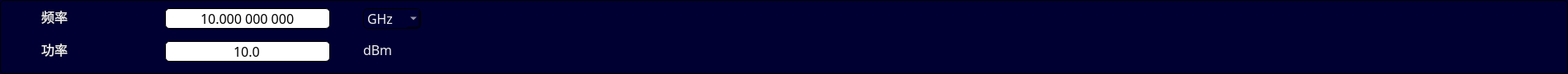
   <widget class="QWidget" name="wdt_freq_ampl" native="true">
    <property name="geometry">
     <rect>
      <x>10</x>
      <y>50</y>
      <width>1900</width>
      <height>90</height>
     </rect>
    </property>
    <property name="font">
     <font>
      <family>微软雅黑</family>
      <pointsize>12</pointsize>
     </font>
    </property>
    <property name="styleSheet">
     <string notr="true">QWidget {
	background-color: rgb(0, 0, 50);  /* 设置背景颜色 */
	border: 0.5px solid rgb(0, 0, 0); /* 设置边框样式 */
	color:rgb(240, 240, 240);
	border-radius:5px;
}</string>
    </property>
    <widget class="QLabel" name="lb_point_ampl">
     <property name="geometry">
      <rect>
       <x>50</x>
       <y>50</y>
       <width>100</width>
       <height>20</height>
      </rect>
     </property>
     <property name="palette">
      <palette>
       <active>
        <colorrole role="WindowText">
         <brush brushstyle="SolidPattern">
          <color alpha="255">
           <red>240</red>
           <green>240</green>
           <blue>240</blue>
          </color>
         </brush>
        </colorrole>
        <colorrole role="Button">
         <brush brushstyle="SolidPattern">
          <color alpha="255">
           <red>0</red>
           <green>0</green>
           <blue>50</blue>
          </color>
         </brush>
        </colorrole>
        <colorrole role="Text">
         <brush brushstyle="SolidPattern">
          <color alpha="255">
           <red>240</red>
           <green>240</green>
           <blue>240</blue>
          </color>
         </brush>
        </colorrole>
        <colorrole role="ButtonText">
         <brush brushstyle="SolidPattern">
          <color alpha="255">
           <red>240</red>
           <green>240</green>
           <blue>240</blue>
          </color>
         </brush>
        </colorrole>
        <colorrole role="Base">
         <brush brushstyle="SolidPattern">
          <color alpha="255">
           <red>0</red>
           <green>0</green>
           <blue>50</blue>
          </color>
         </brush>
        </colorrole>
        <colorrole role="Window">
         <brush brushstyle="SolidPattern">
          <color alpha="255">
           <red>0</red>
           <green>0</green>
           <blue>50</blue>
          </color>
         </brush>
        </colorrole>
        <colorrole role="PlaceholderText">
         <brush brushstyle="SolidPattern">
          <color alpha="128">
           <red>255</red>
           <green>255</green>
           <blue>255</blue>
          </color>
         </brush>
        </colorrole>
       </active>
       <inactive>
        <colorrole role="WindowText">
         <brush brushstyle="SolidPattern">
          <color alpha="255">
           <red>240</red>
           <green>240</green>
           <blue>240</blue>
          </color>
         </brush>
        </colorrole>
        <colorrole role="Button">
         <brush brushstyle="SolidPattern">
          <color alpha="255">
           <red>0</red>
           <green>0</green>
           <blue>50</blue>
          </color>
         </brush>
        </colorrole>
        <colorrole role="Text">
         <brush brushstyle="SolidPattern">
          <color alpha="255">
           <red>240</red>
           <green>240</green>
           <blue>240</blue>
          </color>
         </brush>
        </colorrole>
        <colorrole role="ButtonText">
         <brush brushstyle="SolidPattern">
          <color alpha="255">
           <red>240</red>
           <green>240</green>
           <blue>240</blue>
          </color>
         </brush>
        </colorrole>
        <colorrole role="Base">
         <brush brushstyle="SolidPattern">
          <color alpha="255">
           <red>0</red>
           <green>0</green>
           <blue>50</blue>
          </color>
         </brush>
        </colorrole>
        <colorrole role="Window">
         <brush brushstyle="SolidPattern">
          <color alpha="255">
           <red>0</red>
           <green>0</green>
           <blue>50</blue>
          </color>
         </brush>
        </colorrole>
        <colorrole role="PlaceholderText">
         <brush brushstyle="SolidPattern">
          <color alpha="128">
           <red>255</red>
           <green>255</green>
           <blue>255</blue>
          </color>
         </brush>
        </colorrole>
       </inactive>
       <disabled>
        <colorrole role="WindowText">
         <brush brushstyle="SolidPattern">
          <color alpha="255">
           <red>240</red>
           <green>240</green>
           <blue>240</blue>
          </color>
         </brush>
        </colorrole>
        <colorrole role="Button">
         <brush brushstyle="SolidPattern">
          <color alpha="255">
           <red>0</red>
           <green>0</green>
           <blue>50</blue>
          </color>
         </brush>
        </colorrole>
        <colorrole role="Text">
         <brush brushstyle="SolidPattern">
          <color alpha="255">
           <red>240</red>
           <green>240</green>
           <blue>240</blue>
          </color>
         </brush>
        </colorrole>
        <colorrole role="ButtonText">
         <brush brushstyle="SolidPattern">
          <color alpha="255">
           <red>240</red>
           <green>240</green>
           <blue>240</blue>
          </color>
         </brush>
        </colorrole>
        <colorrole role="Base">
         <brush brushstyle="SolidPattern">
          <color alpha="255">
           <red>0</red>
           <green>0</green>
           <blue>50</blue>
          </color>
         </brush>
        </colorrole>
        <colorrole role="Window">
         <brush brushstyle="SolidPattern">
          <color alpha="255">
           <red>0</red>
           <green>0</green>
           <blue>50</blue>
          </color>
         </brush>
        </colorrole>
        <colorrole role="PlaceholderText">
         <brush brushstyle="SolidPattern">
          <color alpha="128">
           <red>0</red>
           <green>0</green>
           <blue>0</blue>
          </color>
         </brush>
        </colorrole>
       </disabled>
      </palette>
     </property>
     <property name="font">
      <font>
       <family>微软雅黑</family>
       <pointsize>12</pointsize>
      </font>
     </property>
     <property name="styleSheet">
      <string notr="true">QLabel {
	border: none; /* 设置边框样式 */
}</string>
     </property>
     <property name="text">
      <string>功率</string>
     </property>
    </widget>
    <widget class="QLineEdit" name="line_point_freq">
     <property name="geometry">
      <rect>
       <x>200</x>
       <y>10</y>
       <width>200</width>
       <height>25</height>
      </rect>
     </property>
     <property name="font">
      <font>
       <family>微软雅黑</family>
       <pointsize>12</pointsize>
      </font>
     </property>
     <property name="styleSheet">
      <string notr="true">QLineEdit
{
	background:rgb(255, 255, 255);
	color:rgb(0, 0, 0);
}</string>
     </property>
     <property name="text">
      <string>10.000 000 000</string>
     </property>
     <property name="alignment">
      <set>Qt::AlignCenter</set>
     </property>
    </widget>
    <widget class="QLineEdit" name="line_point_ampl">
     <property name="geometry">
      <rect>
       <x>200</x>
       <y>50</y>
       <width>200</width>
       <height>25</height>
      </rect>
     </property>
     <property name="font">
      <font>
       <family>微软雅黑</family>
       <pointsize>12</pointsize>
      </font>
     </property>
     <property name="styleSheet">
      <string notr="true">QLineEdit
{
	background:rgb(255, 255, 255);
	color:rgb(0, 0, 0);
}</string>
     </property>
     <property name="text">
      <string>10.0</string>
     </property>
     <property name="alignment">
      <set>Qt::AlignCenter</set>
     </property>
    </widget>
    <widget class="QComboBox" name="unit_point_freq">
     <property name="geometry">
      <rect>
       <x>440</x>
       <y>10</y>
       <width>70</width>
       <height>25</height>
      </rect>
     </property>
     <property name="font">
      <font>
       <family>微软雅黑</family>
       <pointsize>12</pointsize>
      </font>
     </property>
     <property name="styleSheet">
      <string notr="true"/>
     </property>
     <item>
      <property name="text">
       <string>GHz</string>
      </property>
     </item>
     <item>
      <property name="text">
       <string>MHz</string>
      </property>
     </item>
     <item>
      <property name="text">
       <string>KHz</string>
      </property>
     </item>
     <item>
      <property name="text">
       <string>Hz</string>
      </property>
     </item>
    </widget>
    <widget class="QLabel" name="unit_point_ampl">
     <property name="geometry">
      <rect>
       <x>440</x>
       <y>50</y>
       <width>100</width>
       <height>20</height>
      </rect>
     </property>
     <property name="palette">
      <palette>
       <active>
        <colorrole role="WindowText">
         <brush brushstyle="SolidPattern">
          <color alpha="255">
           <red>240</red>
           <green>240</green>
           <blue>240</blue>
          </color>
         </brush>
        </colorrole>
        <colorrole role="Button">
         <brush brushstyle="SolidPattern">
          <color alpha="255">
           <red>0</red>
           <green>0</green>
           <blue>50</blue>
          </color>
         </brush>
        </colorrole>
        <colorrole role="Text">
         <brush brushstyle="SolidPattern">
          <color alpha="255">
           <red>240</red>
           <green>240</green>
           <blue>240</blue>
          </color>
         </brush>
        </colorrole>
        <colorrole role="ButtonText">
         <brush brushstyle="SolidPattern">
          <color alpha="255">
           <red>240</red>
           <green>240</green>
           <blue>240</blue>
          </color>
         </brush>
        </colorrole>
        <colorrole role="Base">
         <brush brushstyle="SolidPattern">
          <color alpha="255">
           <red>0</red>
           <green>0</green>
           <blue>50</blue>
          </color>
         </brush>
        </colorrole>
        <colorrole role="Window">
         <brush brushstyle="SolidPattern">
          <color alpha="255">
           <red>0</red>
           <green>0</green>
           <blue>50</blue>
          </color>
         </brush>
        </colorrole>
        <colorrole role="PlaceholderText">
         <brush brushstyle="SolidPattern">
          <color alpha="128">
           <red>255</red>
           <green>255</green>
           <blue>255</blue>
          </color>
         </brush>
        </colorrole>
       </active>
       <inactive>
        <colorrole role="WindowText">
         <brush brushstyle="SolidPattern">
          <color alpha="255">
           <red>240</red>
           <green>240</green>
           <blue>240</blue>
          </color>
         </brush>
        </colorrole>
        <colorrole role="Button">
         <brush brushstyle="SolidPattern">
          <color alpha="255">
           <red>0</red>
           <green>0</green>
           <blue>50</blue>
          </color>
         </brush>
        </colorrole>
        <colorrole role="Text">
         <brush brushstyle="SolidPattern">
          <color alpha="255">
           <red>240</red>
           <green>240</green>
           <blue>240</blue>
          </color>
         </brush>
        </colorrole>
        <colorrole role="ButtonText">
         <brush brushstyle="SolidPattern">
          <color alpha="255">
           <red>240</red>
           <green>240</green>
           <blue>240</blue>
          </color>
         </brush>
        </colorrole>
        <colorrole role="Base">
         <brush brushstyle="SolidPattern">
          <color alpha="255">
           <red>0</red>
           <green>0</green>
           <blue>50</blue>
          </color>
         </brush>
        </colorrole>
        <colorrole role="Window">
         <brush brushstyle="SolidPattern">
          <color alpha="255">
           <red>0</red>
           <green>0</green>
           <blue>50</blue>
          </color>
         </brush>
        </colorrole>
        <colorrole role="PlaceholderText">
         <brush brushstyle="SolidPattern">
          <color alpha="128">
           <red>255</red>
           <green>255</green>
           <blue>255</blue>
          </color>
         </brush>
        </colorrole>
       </inactive>
       <disabled>
        <colorrole role="WindowText">
         <brush brushstyle="SolidPattern">
          <color alpha="255">
           <red>240</red>
           <green>240</green>
           <blue>240</blue>
          </color>
         </brush>
        </colorrole>
        <colorrole role="Button">
         <brush brushstyle="SolidPattern">
          <color alpha="255">
           <red>0</red>
           <green>0</green>
           <blue>50</blue>
          </color>
         </brush>
        </colorrole>
        <colorrole role="Text">
         <brush brushstyle="SolidPattern">
          <color alpha="255">
           <red>240</red>
           <green>240</green>
           <blue>240</blue>
          </color>
         </brush>
        </colorrole>
        <colorrole role="ButtonText">
         <brush brushstyle="SolidPattern">
          <color alpha="255">
           <red>240</red>
           <green>240</green>
           <blue>240</blue>
          </color>
         </brush>
        </colorrole>
        <colorrole role="Base">
         <brush brushstyle="SolidPattern">
          <color alpha="255">
           <red>0</red>
           <green>0</green>
           <blue>50</blue>
          </color>
         </brush>
        </colorrole>
        <colorrole role="Window">
         <brush brushstyle="SolidPattern">
          <color alpha="255">
           <red>0</red>
           <green>0</green>
           <blue>50</blue>
          </color>
         </brush>
        </colorrole>
        <colorrole role="PlaceholderText">
         <brush brushstyle="SolidPattern">
          <color alpha="128">
           <red>0</red>
           <green>0</green>
           <blue>0</blue>
          </color>
         </brush>
        </colorrole>
       </disabled>
      </palette>
     </property>
     <property name="font">
      <font>
       <family>微软雅黑</family>
       <pointsize>12</pointsize>
      </font>
     </property>
     <property name="styleSheet">
      <string notr="true">QLabel {
	border: none; /* 设置边框样式 */
}</string>
     </property>
     <property name="text">
      <string>dBm</string>
     </property>
    </widget>
    <widget class="QLabel" name="lb_point_freq">
     <property name="geometry">
      <rect>
       <x>50</x>
       <y>10</y>
       <width>100</width>
       <height>20</height>
      </rect>
     </property>
     <property name="palette">
      <palette>
       <active>
        <colorrole role="WindowText">
         <brush brushstyle="SolidPattern">
          <color alpha="255">
           <red>240</red>
           <green>240</green>
           <blue>240</blue>
          </color>
         </brush>
        </colorrole>
        <colorrole role="Button">
         <brush brushstyle="SolidPattern">
          <color alpha="255">
           <red>0</red>
           <green>0</green>
           <blue>50</blue>
          </color>
         </brush>
        </colorrole>
        <colorrole role="Text">
         <brush brushstyle="SolidPattern">
          <color alpha="255">
           <red>240</red>
           <green>240</green>
           <blue>240</blue>
          </color>
         </brush>
        </colorrole>
        <colorrole role="ButtonText">
         <brush brushstyle="SolidPattern">
          <color alpha="255">
           <red>240</red>
           <green>240</green>
           <blue>240</blue>
          </color>
         </brush>
        </colorrole>
        <colorrole role="Base">
         <brush brushstyle="SolidPattern">
          <color alpha="255">
           <red>0</red>
           <green>0</green>
           <blue>50</blue>
          </color>
         </brush>
        </colorrole>
        <colorrole role="Window">
         <brush brushstyle="SolidPattern">
          <color alpha="255">
           <red>0</red>
           <green>0</green>
           <blue>50</blue>
          </color>
         </brush>
        </colorrole>
        <colorrole role="PlaceholderText">
         <brush brushstyle="SolidPattern">
          <color alpha="128">
           <red>255</red>
           <green>255</green>
           <blue>255</blue>
          </color>
         </brush>
        </colorrole>
       </active>
       <inactive>
        <colorrole role="WindowText">
         <brush brushstyle="SolidPattern">
          <color alpha="255">
           <red>240</red>
           <green>240</green>
           <blue>240</blue>
          </color>
         </brush>
        </colorrole>
        <colorrole role="Button">
         <brush brushstyle="SolidPattern">
          <color alpha="255">
           <red>0</red>
           <green>0</green>
           <blue>50</blue>
          </color>
         </brush>
        </colorrole>
        <colorrole role="Text">
         <brush brushstyle="SolidPattern">
          <color alpha="255">
           <red>240</red>
           <green>240</green>
           <blue>240</blue>
          </color>
         </brush>
        </colorrole>
        <colorrole role="ButtonText">
         <brush brushstyle="SolidPattern">
          <color alpha="255">
           <red>240</red>
           <green>240</green>
           <blue>240</blue>
          </color>
         </brush>
        </colorrole>
        <colorrole role="Base">
         <brush brushstyle="SolidPattern">
          <color alpha="255">
           <red>0</red>
           <green>0</green>
           <blue>50</blue>
          </color>
         </brush>
        </colorrole>
        <colorrole role="Window">
         <brush brushstyle="SolidPattern">
          <color alpha="255">
           <red>0</red>
           <green>0</green>
           <blue>50</blue>
          </color>
         </brush>
        </colorrole>
        <colorrole role="PlaceholderText">
         <brush brushstyle="SolidPattern">
          <color alpha="128">
           <red>255</red>
           <green>255</green>
           <blue>255</blue>
          </color>
         </brush>
        </colorrole>
       </inactive>
       <disabled>
        <colorrole role="WindowText">
         <brush brushstyle="SolidPattern">
          <color alpha="255">
           <red>240</red>
           <green>240</green>
           <blue>240</blue>
          </color>
         </brush>
        </colorrole>
        <colorrole role="Button">
         <brush brushstyle="SolidPattern">
          <color alpha="255">
           <red>0</red>
           <green>0</green>
           <blue>50</blue>
          </color>
         </brush>
        </colorrole>
        <colorrole role="Text">
         <brush brushstyle="SolidPattern">
          <color alpha="255">
           <red>240</red>
           <green>240</green>
           <blue>240</blue>
          </color>
         </brush>
        </colorrole>
        <colorrole role="ButtonText">
         <brush brushstyle="SolidPattern">
          <color alpha="255">
           <red>240</red>
           <green>240</green>
           <blue>240</blue>
          </color>
         </brush>
        </colorrole>
        <colorrole role="Base">
         <brush brushstyle="SolidPattern">
          <color alpha="255">
           <red>0</red>
           <green>0</green>
           <blue>50</blue>
          </color>
         </brush>
        </colorrole>
        <colorrole role="Window">
         <brush brushstyle="SolidPattern">
          <color alpha="255">
           <red>0</red>
           <green>0</green>
           <blue>50</blue>
          </color>
         </brush>
        </colorrole>
        <colorrole role="PlaceholderText">
         <brush brushstyle="SolidPattern">
          <color alpha="128">
           <red>0</red>
           <green>0</green>
           <blue>0</blue>
          </color>
         </brush>
        </colorrole>
       </disabled>
      </palette>
     </property>
     <property name="font">
      <font>
       <family>微软雅黑</family>
       <pointsize>12</pointsize>
      </font>
     </property>
     <property name="styleSheet">
      <string notr="true">QLabel {
	border: none; /* 设置边框样式 */
}</string>
     </property>
     <property name="text">
      <string>频率</string>
     </property>
    </widget>
   </widget>
